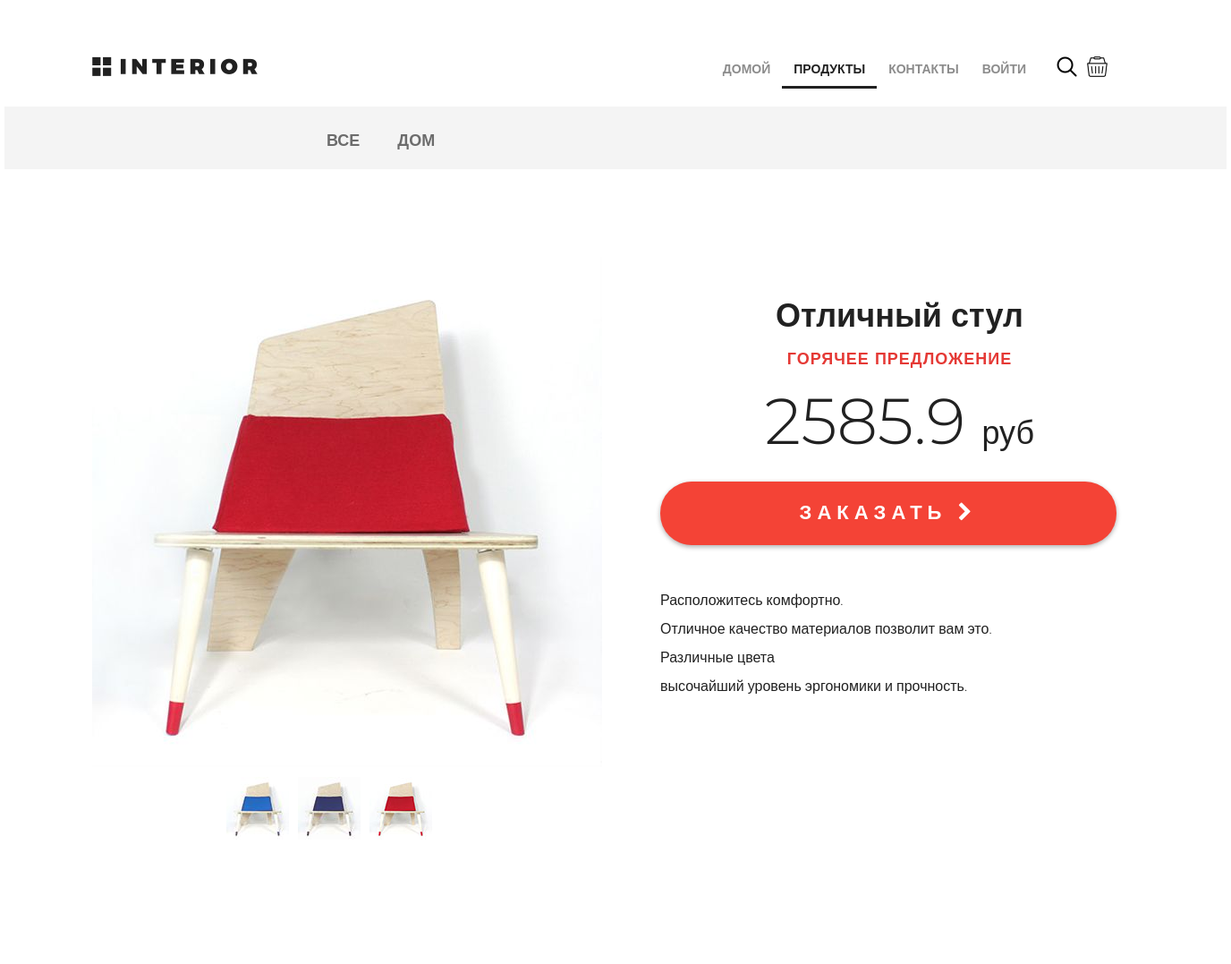
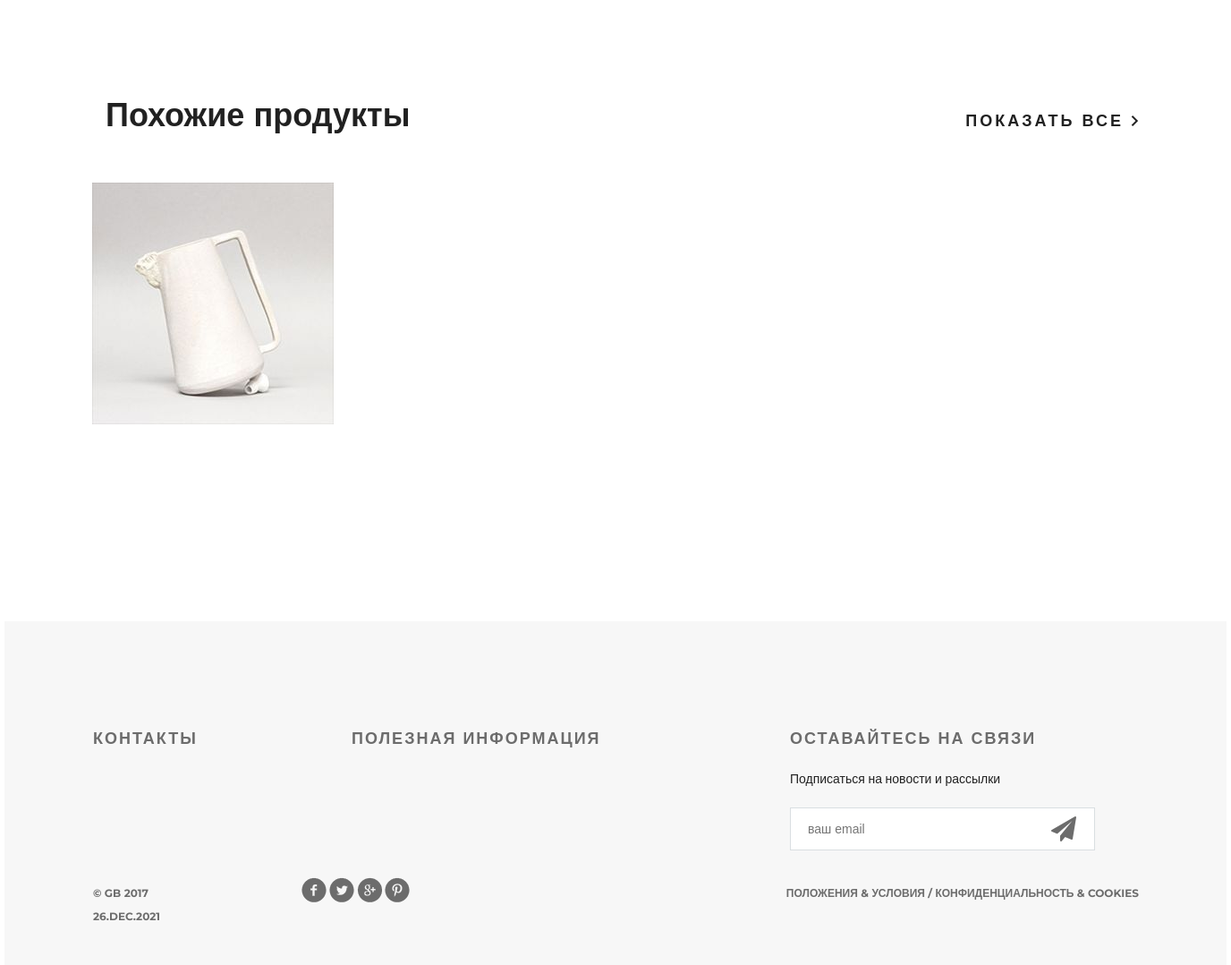
The app's page /products/, older data (2 pictures, top to bottom).
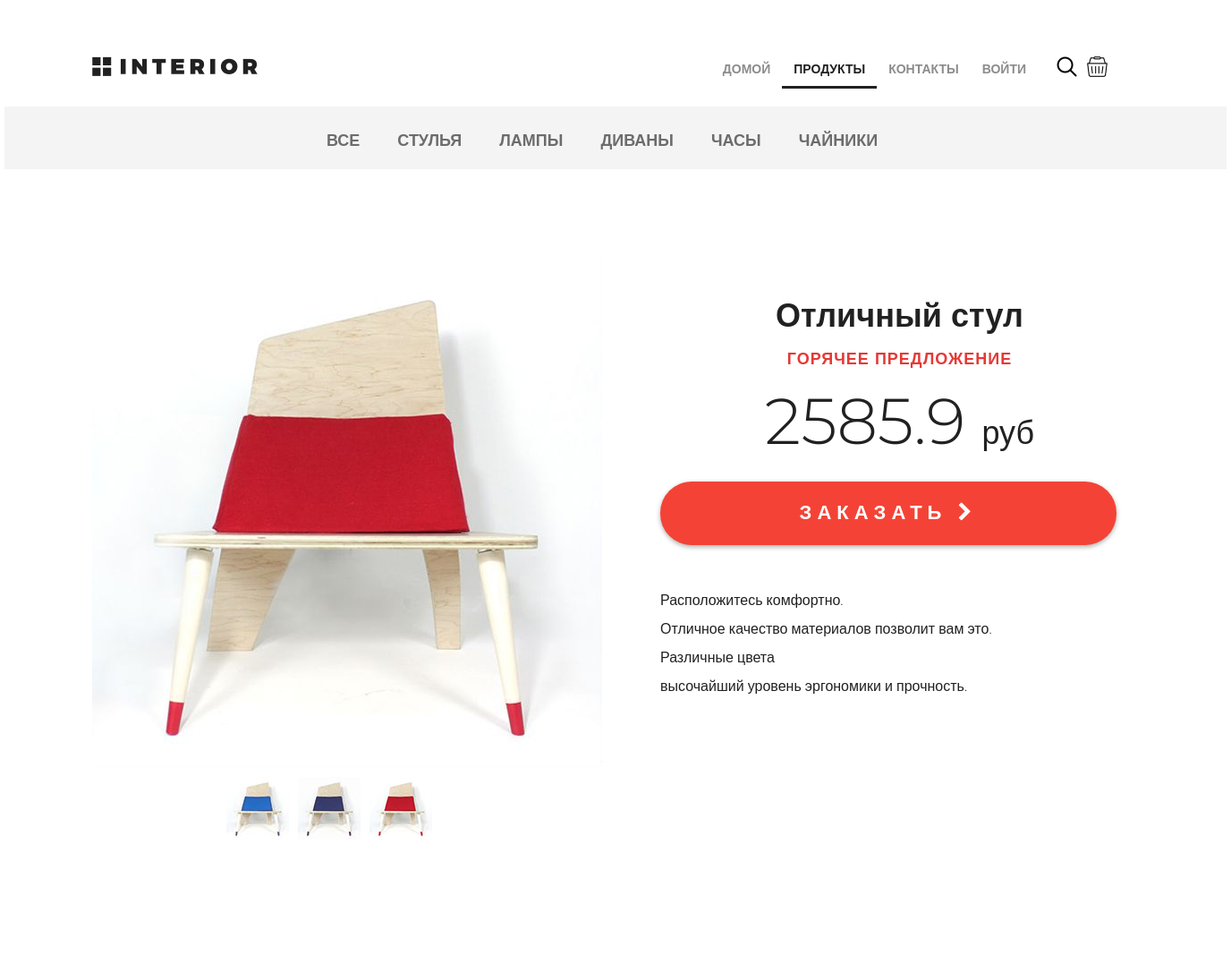
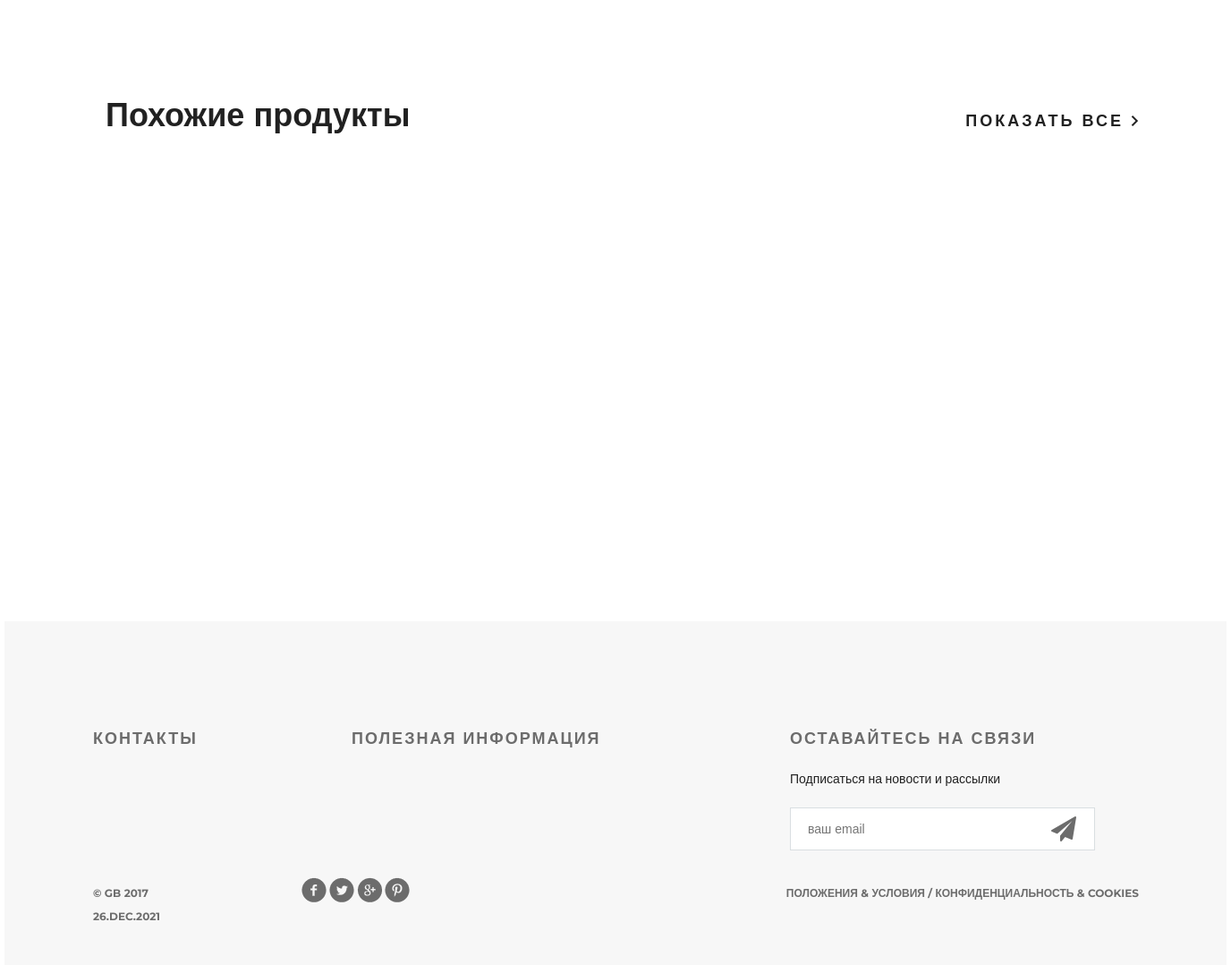
The same page, newer data (2 pictures, top to bottom).
### mainapp/models.py (models this page shows, shortened)
class ProductCategory(models.Model):
    name = models.CharField(verbose_name='имя', max_length=64, unique=True)
    description = models.TextField(verbose_name='описание', blank=True)

class Product(models.Model):
    category = models.ForeignKey(
        ProductCategory, on_delete=models.SET_NULL, null=True)
    name = models.CharField(verbose_name='имя продукта', max_length=128)
    image = models.ImageField(upload_to='products_images', blank=True)
    short_desc = models.CharField(
        verbose_name='краткое описание продукта',
        max_length=64,
        blank=True)
    description = models.TextField(
        verbose_name='описание продукта',
        blank=True)
    price = models.DecimalField(
        verbose_name='цена продукта',
        max_digits=8,
        decimal_places=2,
        default=0)
    quantity = models.PositiveIntegerField(
        verbose_name='количество продукта',
        default=0)

### mainapp/views.py (the view, shortened to what this page needs)
# urls.py: path('products/', mainapp_views.products, name='products'),
def products(request, pk=None):
    basket = []
    if request.user.is_authenticated:
        basket = Basket.objects.filter(user=request.user)
    category_all_products = {'name': 'все', 'id': 9999}
    categories = [category_all_products,
                  *ProductCategory.objects.all()]
    all_products = Product.objects.all()
    selected_category = ProductCategory.objects.filter(id=pk)
    products = Product.objects.all()
    content = {
        'title': 'Продукты',
        'main_menu': main_menu,
        'product_categories': categories,
        'products': products,
        'selected_category': selected_category,
        'same_products': all_products[:3],
        'basket': basket,
    }
    if pk:
        return render(request, 'mainapp/category.html', content)
    return render(request, 'mainapp/products.html', content)

### mainapp/templates/mainapp/products.html (shortened to what this page needs)
{% extends 'mainapp/base.html' %}
{% load static %}
{% block menu %}
		<div class="hero-white">
			{% include 'mainapp/includes/inc_menu.html' %}
		</div>
{% endblock menu %}
{% block content %}
		<div class="details">
			<div class="links clearfix">
				{% include 'mainapp/includes/inc_categories_menu.html' %}
			</div>
			<div class="details-products">
				<div class="details-slider">
					<div class="slider-product">
						<img src="{% static 'img/slider1.jpg' %}">
					</div>
					<div class="slider-control">
						<div class="block">
							<a href="#"><img src="{% static 'img/controll.jpg' %}" alt="">
							</a>
						</div>
						<div class="block">
							<a href="#"><img src="{% static 'img/controll1.jpg' %}" alt="">
							</a>
						</div>
						<div class="block">
							<a href="#"><img src="{% static 'img/controll2.jpg' %}" alt="">
							</a>
						</div>
					</div>
				</div>
				<div class="description">
					<h3 class="big-bold">Отличный стул</h3>
					<h3 class="red">горячее предложение</h3>
					<p class="price"> 2585.9 <span>руб</span></p>
					<a href="#" class="red-button">
						заказать <i class="fa fa-chevron-right" aria-hidden="true"></i>
					</a>
					<div class="description-text">
						<p>Расположитесь комфортно.</p>
						<p>Отличное качество материалов
							позволит вам это.</p>
						<p>Различные цвета</p>
						<p>высочайший уровень
							эргономики и прочность.</p>
					</div>
				</div>
			</div>
			<div class="related">
				<div class="title clearfix">
					<h2>Похожие продукты</h2>
					<a class="explore" href="#">показать все <img src="{% static 'img/arrow.png' %}" alt=""></a>
				</div>
				<div class="related-products clearfix">
					{% include 'mainapp/includes/inc_same_products.html' %}
				</div>
			</div>
		</div>
		<div class="clr"></div>
{% endblock content %}

### mainapp/templates/mainapp/includes/inc_categories_menu.html (shortened to what this page needs)
<ul class="links-menu">
    {% for category in product_categories %}
        <li>
            <a href="{% url 'products' category.id %}"
               class="">
                {{ category.name }}
            </a>
        </li>
    {% endfor %}
</ul>

### mainapp/templates/mainapp/includes/inc_same_products.html (shortened to what this page needs)
{% load static %}
{% for product in same_products %}
<div class="block">
    <a href="#"><img src="/media/{{product.image}}" alt="">
    </a>
</div>
{% endfor %}

Row changes from the older to the newer data that the page shows:
removed ProductCategory: name "ДОМ"
removed Product: image (picture)
added ProductCategory: name "СТУЛЬЯ"
added ProductCategory: name "ЛАМПЫ"
added ProductCategory: name "ДИВАНЫ"
added ProductCategory: name "ЧАСЫ"
added ProductCategory: name "ЧАЙНИКИ"
